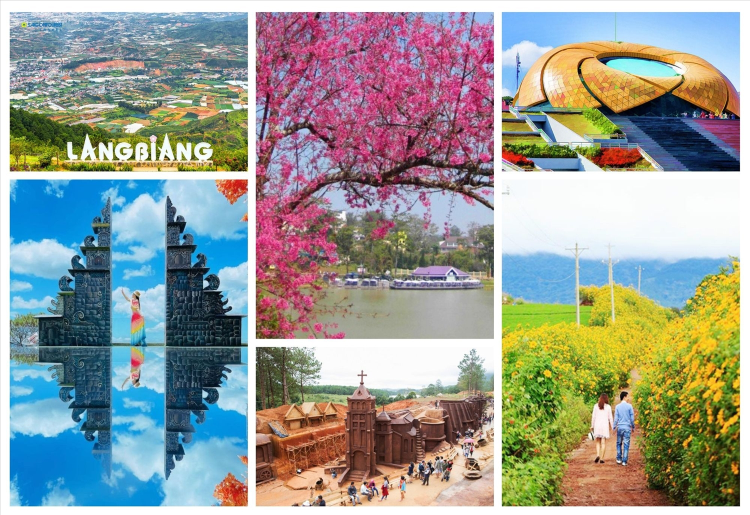
#> input picture lab4/exercise/dalat.jpg, 1500 x 1029 px, found by its file name (shown at 1/2 size)
$ python 'Câu4.py'
#> lines starting #> are read from the running program, lines starting #| are printed output that depends on the picture
#> the answer given: 1
import cv2
import numpy as np

def load_roi(image_path, x=100, y=100, size=100):
#> called with image_path = 'exercise/DaLat.jpg', x = 100, y = 100, size = 100
    img = cv2.imread(image_path, cv2.IMREAD_GRAYSCALE)
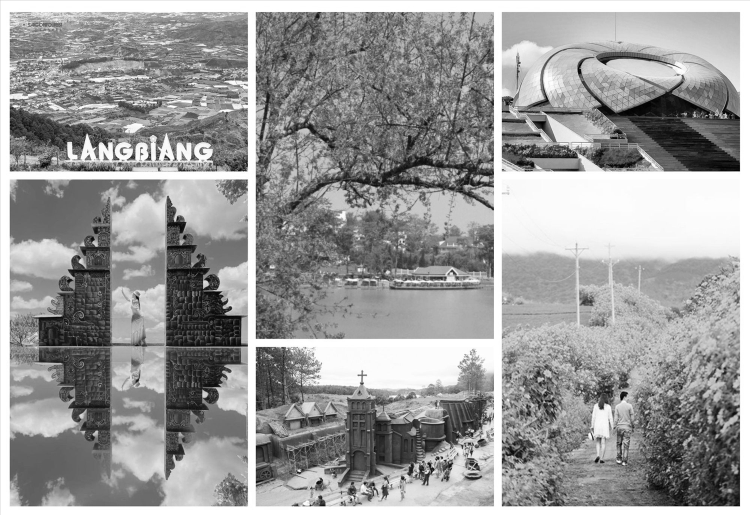
#> img: shape (1029, 1500) (shown at 1/2 size); min 0, max 255, mean 153.5
    if img is None:
        print("Không tìm thấy ảnh.")
        return None
    roi = img[y:y+size, x:x+size]
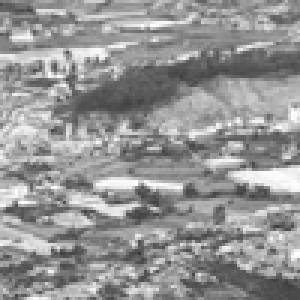
#> roi: shape (100, 100) (shown 3 times larger); min 58, max 255, mean 148.5
    return roi

# --- GEOMETRIC TRANSFORMATIONS ---

def coordinate_mapping(img):
    rows, cols = img.shape
    map_x, map_y = np.meshgrid(np.arange(cols), np.arange(rows))
    map_x = map_x.astype(np.float32) + 5 * np.sin(map_y / 10.0)
    map_y = map_y.astype(np.float32) + 5 * np.cos(map_x / 10.0)
    return cv2.remap(img, map_x, map_y, interpolation=cv2.INTER_LINEAR, borderMode=cv2.BORDER_REFLECT)

def rotate_image(img, angle=45):
    h, w = img.shape[:2]
    matrix = cv2.getRotationMatrix2D((w//2, h//2), angle, 1.0)
    return cv2.warpAffine(img, matrix, (w, h), borderValue=255)

def scale_image(img, fx=1.5, fy=1.5):
    return cv2.resize(img, None, fx=fx, fy=fy, interpolation=cv2.INTER_LINEAR)

def shift_image(img, dx=30, dy=30):
    h, w = img.shape
    matrix = np.float32([[1, 0, dx], [0, 1, dy]])
    return cv2.warpAffine(img, matrix, (w, h), borderValue=255)

# --- SEGMENTATION ---

def adaptive_thresholding(img):
    return cv2.adaptiveThreshold(img, 255, cv2.ADAPTIVE_THRESH_MEAN_C, cv2.THRESH_BINARY, 11, 60)

def binary_dilation(img):
    _, mask = cv2.threshold(img, 127, 255, cv2.THRESH_BINARY)
    kernel = np.ones((3, 3), np.uint8)
    return cv2.dilate(mask, kernel)

def binary_erosion(img):
    _, mask = cv2.threshold(img, 127, 255, cv2.THRESH_BINARY)
    kernel = np.ones((3, 3), np.uint8)
    return cv2.erode(mask, kernel)

def otsu_thresholding(img):
    _, mask = cv2.threshold(img, 0, 255, cv2.THRESH_BINARY + cv2.THRESH_OTSU)
    return mask

# --- MENU ---

def apply_function(code, roi):
    result = None

    if code == "1a":
        result = coordinate_mapping(roi)
    elif code == "1b":
        result = rotate_image(roi)
    elif code == "1c":
        result = scale_image(roi)
    elif code == "1d":
        result = shift_image(roi)
    elif code == "2a":
        result = adaptive_thresholding(roi)
    elif code == "2b":
        result = binary_dilation(roi)
    elif code == "2c":
        result = binary_erosion(roi)
    elif code == "2d":
        result = otsu_thresholding(roi)
    else:
        print(f"Mã không hợp lệ: {code}")
        return

    # Nếu ảnh kết quả là nhị phân → tạo ảnh màu để hiển thị rõ
    if result is not None:
        if len(result.shape) == 2:
            output = cv2.cvtColor(roi, cv2.COLOR_GRAY2BGR)
            output[result == 0] = [0, 0, 0]
        else:
            output = result

        # Tạo tên file lưu dựa theo code
        filename = f"output_{code}.jpg"
        cv2.imwrite(filename, output)
        cv2.imshow(f"Result {code}", output)
        cv2.waitKey(0)
        cv2.destroyAllWindows()

def menu():
    print("\n--- MENU ---")
    print("1. geometric_transformation")
    print("    a. coordinate_mapping (1a)")
    print("    b. rotate (1b)")
    print("    c. scale (1c)")
    print("    d. shift (1d)")
    print("2. segment")
    print("    a. adaptive_thresholding (2a)")
    print("    b. binary_dilation (2b)")
    print("    c. binary_erosion (2c)")
    print("    d. otsu (2d)")

    choice = input("Nhập lựa chọn (VD: 1a, 2d hoặc 1a+2d): ")

    roi = load_roi("exercise/DaLat.jpg")
    if roi is None:
        return

    if '+' in choice:
        codes = choice.split('+')
        for code in codes:
            apply_function(code.strip(), roi)
    else:
        apply_function(choice.strip(), roi)

# --- Chạy chương trình ---
if __name__ == "__main__":
    menu()
